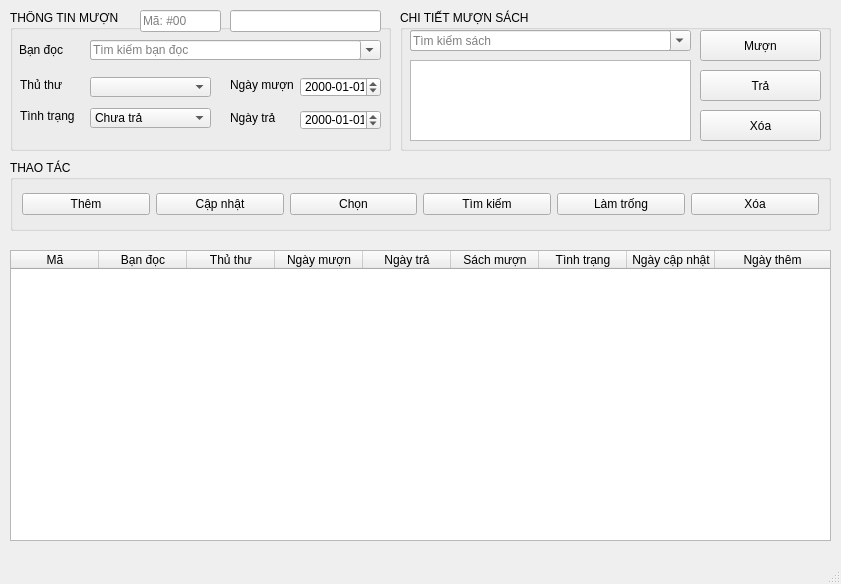
<?xml version="1.0" encoding="UTF-8"?>
<ui version="4.0">
 <class>ql_muonTraWindow</class>
 <widget class="QMainWindow" name="ql_muonTraWindow">
  <property name="geometry">
   <rect>
    <x>0</x>
    <y>0</y>
    <width>841</width>
    <height>584</height>
   </rect>
  </property>
  <property name="windowTitle">
   <string>Lịch sử mượn trả</string>
  </property>
  <property name="windowIcon">
   <iconset>
    <normaloff>C:/Users/nguye/OneDrive/Hình ảnh/donga.jpg</normaloff>C:/Users/nguye/OneDrive/Hình ảnh/donga.jpg</iconset>
  </property>
  <widget class="QWidget" name="centralwidget">
   <widget class="QGroupBox" name="groupBox">
    <property name="geometry">
     <rect>
      <x>10</x>
      <y>10</y>
      <width>381</width>
      <height>141</height>
     </rect>
    </property>
    <property name="title">
     <string>THÔNG TIN MƯỢN</string>
    </property>
    <widget class="QLabel" name="label_4">
     <property name="geometry">
      <rect>
       <x>220</x>
       <y>100</y>
       <width>51</width>
       <height>16</height>
      </rect>
     </property>
     <property name="text">
      <string>Ngày trả</string>
     </property>
    </widget>
    <widget class="QDateEdit" name="ngayTra_dateEdit">
     <property name="geometry">
      <rect>
       <x>290</x>
       <y>100</y>
       <width>81</width>
       <height>20</height>
      </rect>
     </property>
     <property name="displayFormat">
      <string>yyyy-MM-dd</string>
     </property>
    </widget>
    <widget class="QLabel" name="label_2">
     <property name="geometry">
      <rect>
       <x>10</x>
       <y>67</y>
       <width>61</width>
       <height>16</height>
      </rect>
     </property>
     <property name="text">
      <string>Thủ thư</string>
     </property>
    </widget>
    <widget class="QComboBox" name="maAdmin_comboBox">
     <property name="geometry">
      <rect>
       <x>80</x>
       <y>67</y>
       <width>121</width>
       <height>20</height>
      </rect>
     </property>
    </widget>
    <widget class="QLabel" name="label_5">
     <property name="geometry">
      <rect>
       <x>220</x>
       <y>67</y>
       <width>71</width>
       <height>16</height>
      </rect>
     </property>
     <property name="text">
      <string>Ngày mượn</string>
     </property>
    </widget>
    <widget class="QDateEdit" name="ngayMuon_dateEdit">
     <property name="geometry">
      <rect>
       <x>290</x>
       <y>67</y>
       <width>81</width>
       <height>20</height>
      </rect>
     </property>
     <property name="displayFormat">
      <string>yyyy-MM-dd</string>
     </property>
    </widget>
    <widget class="QLabel" name="label_6">
     <property name="geometry">
      <rect>
       <x>10</x>
       <y>98</y>
       <width>61</width>
       <height>16</height>
      </rect>
     </property>
     <property name="text">
      <string>Tình trạng</string>
     </property>
    </widget>
    <widget class="QComboBox" name="tinhTrang_comboBox">
     <property name="geometry">
      <rect>
       <x>80</x>
       <y>98</y>
       <width>121</width>
       <height>20</height>
      </rect>
     </property>
     <item>
      <property name="text">
       <string>Chưa trả</string>
      </property>
     </item>
     <item>
      <property name="text">
       <string>Đã trả</string>
      </property>
     </item>
     <item>
      <property name="text">
       <string>Quá hạn</string>
      </property>
     </item>
    </widget>
    <widget class="QLabel" name="label_3">
     <property name="geometry">
      <rect>
       <x>9</x>
       <y>30</y>
       <width>65</width>
       <height>20</height>
      </rect>
     </property>
     <property name="text">
      <string>Bạn đọc</string>
     </property>
    </widget>
    <widget class="QLineEdit" name="timBanDoc_lineEdit">
     <property name="geometry">
      <rect>
       <x>80</x>
       <y>30</y>
       <width>271</width>
       <height>20</height>
      </rect>
     </property>
     <property name="placeholderText">
      <string>Tìm kiếm bạn đọc</string>
     </property>
    </widget>
    <widget class="QComboBox" name="maBanDoc_comboBox">
     <property name="geometry">
      <rect>
       <x>80</x>
       <y>30</y>
       <width>291</width>
       <height>20</height>
      </rect>
     </property>
    </widget>
    <widget class="QLineEdit" name="maRow">
     <property name="geometry">
      <rect>
       <x>130</x>
       <y>0</y>
       <width>81</width>
       <height>22</height>
      </rect>
     </property>
     <property name="styleSheet">
      <string notr="true"/>
     </property>
     <property name="text">
      <string/>
     </property>
     <property name="readOnly">
      <bool>true</bool>
     </property>
     <property name="placeholderText">
      <string>Mã: #00</string>
     </property>
    </widget>
    <widget class="QLineEdit" name="soLuongRow">
     <property name="geometry">
      <rect>
       <x>220</x>
       <y>0</y>
       <width>151</width>
       <height>22</height>
      </rect>
     </property>
     <property name="styleSheet">
      <string notr="true"/>
     </property>
     <property name="text">
      <string/>
     </property>
     <property name="readOnly">
      <bool>true</bool>
     </property>
     <property name="placeholderText">
      <string/>
     </property>
    </widget>
    <zorder>label_4</zorder>
    <zorder>ngayTra_dateEdit</zorder>
    <zorder>label_2</zorder>
    <zorder>maAdmin_comboBox</zorder>
    <zorder>label_5</zorder>
    <zorder>ngayMuon_dateEdit</zorder>
    <zorder>label_6</zorder>
    <zorder>tinhTrang_comboBox</zorder>
    <zorder>label_3</zorder>
    <zorder>maBanDoc_comboBox</zorder>
    <zorder>timBanDoc_lineEdit</zorder>
    <zorder>maRow</zorder>
    <zorder>soLuongRow</zorder>
   </widget>
   <widget class="QGroupBox" name="groupBox_2">
    <property name="geometry">
     <rect>
      <x>10</x>
      <y>160</y>
      <width>821</width>
      <height>71</height>
     </rect>
    </property>
    <property name="title">
     <string>THAO TÁC</string>
    </property>
    <layout class="QGridLayout" name="gridLayout_2">
     <item row="0" column="0">
      <widget class="QPushButton" name="them_pushButton">
       <property name="text">
        <string>Thêm</string>
       </property>
       <property name="icon">
        <iconset>
         <normaloff>icon/add_circle_24dp_FILL0_wght400_GRAD0_opsz24.svg</normaloff>icon/add_circle_24dp_FILL0_wght400_GRAD0_opsz24.svg</iconset>
       </property>
      </widget>
     </item>
     <item row="0" column="1">
      <widget class="QPushButton" name="capNhat_pushButton">
       <property name="text">
        <string>Cập nhật</string>
       </property>
       <property name="icon">
        <iconset>
         <normaloff>icon/sync_24dp_FILL0_wght400_GRAD0_opsz24.svg</normaloff>icon/sync_24dp_FILL0_wght400_GRAD0_opsz24.svg</iconset>
       </property>
      </widget>
     </item>
     <item row="0" column="2">
      <widget class="QPushButton" name="chon_pushButton">
       <property name="text">
        <string>Chọn</string>
       </property>
       <property name="icon">
        <iconset>
         <normaloff>icon/check_box_24dp_FILL0_wght400_GRAD0_opsz24.svg</normaloff>icon/check_box_24dp_FILL0_wght400_GRAD0_opsz24.svg</iconset>
       </property>
      </widget>
     </item>
     <item row="0" column="3">
      <widget class="QPushButton" name="timKiem_pushButton">
       <property name="text">
        <string>Tìm kiếm</string>
       </property>
       <property name="icon">
        <iconset>
         <normaloff>icon/search_24dp_FILL0_wght400_GRAD0_opsz24.svg</normaloff>icon/search_24dp_FILL0_wght400_GRAD0_opsz24.svg</iconset>
       </property>
      </widget>
     </item>
     <item row="0" column="4">
      <widget class="QPushButton" name="lamTrong_pushButton">
       <property name="text">
        <string>Làm trống</string>
       </property>
       <property name="icon">
        <iconset>
         <normaloff>icon/backspace_24dp_FILL0_wght400_GRAD0_opsz24.svg</normaloff>icon/backspace_24dp_FILL0_wght400_GRAD0_opsz24.svg</iconset>
       </property>
      </widget>
     </item>
     <item row="0" column="5">
      <widget class="QPushButton" name="xoa_pushButton">
       <property name="text">
        <string>Xóa</string>
       </property>
       <property name="icon">
        <iconset>
         <normaloff>icon/delete_24dp_FILL0_wght400_GRAD0_opsz24.svg</normaloff>icon/delete_24dp_FILL0_wght400_GRAD0_opsz24.svg</iconset>
       </property>
      </widget>
     </item>
    </layout>
   </widget>
   <widget class="QTableWidget" name="result_table">
    <property name="geometry">
     <rect>
      <x>10</x>
      <y>250</y>
      <width>821</width>
      <height>291</height>
     </rect>
    </property>
    <property name="focusPolicy">
     <enum>Qt::NoFocus</enum>
    </property>
    <property name="showGrid">
     <bool>false</bool>
    </property>
    <attribute name="horizontalHeaderDefaultSectionSize">
     <number>88</number>
    </attribute>
    <attribute name="horizontalHeaderStretchLastSection">
     <bool>true</bool>
    </attribute>
    <attribute name="verticalHeaderVisible">
     <bool>false</bool>
    </attribute>
    <column>
     <property name="text">
      <string>Mã</string>
     </property>
     <property name="textAlignment">
      <set>AlignCenter</set>
     </property>
    </column>
    <column>
     <property name="text">
      <string>Bạn đọc</string>
     </property>
    </column>
    <column>
     <property name="text">
      <string>Thủ thư</string>
     </property>
    </column>
    <column>
     <property name="text">
      <string>Ngày mượn</string>
     </property>
    </column>
    <column>
     <property name="text">
      <string>Ngày trả</string>
     </property>
    </column>
    <column>
     <property name="text">
      <string>Sách mượn</string>
     </property>
    </column>
    <column>
     <property name="text">
      <string>Tình trạng</string>
     </property>
    </column>
    <column>
     <property name="text">
      <string>Ngày cập nhật</string>
     </property>
    </column>
    <column>
     <property name="text">
      <string>Ngày thêm</string>
     </property>
    </column>
   </widget>
   <widget class="QGroupBox" name="groupBox_3">
    <property name="geometry">
     <rect>
      <x>400</x>
      <y>10</y>
      <width>431</width>
      <height>141</height>
     </rect>
    </property>
    <property name="title">
     <string>CHI TIẾT MƯỢN SÁCH</string>
    </property>
    <widget class="QListWidget" name="listSachMuon_listWidget">
     <property name="geometry">
      <rect>
       <x>10</x>
       <y>50</y>
       <width>281</width>
       <height>81</height>
      </rect>
     </property>
    </widget>
    <widget class="QLineEdit" name="timKiemSach_lineEdit">
     <property name="geometry">
      <rect>
       <x>10</x>
       <y>20</y>
       <width>261</width>
       <height>21</height>
      </rect>
     </property>
     <property name="placeholderText">
      <string>Tìm kiếm sách</string>
     </property>
    </widget>
    <widget class="QPushButton" name="them_sach_pushButton">
     <property name="geometry">
      <rect>
       <x>300</x>
       <y>20</y>
       <width>121</width>
       <height>31</height>
      </rect>
     </property>
     <property name="text">
      <string>Mượn</string>
     </property>
     <property name="icon">
      <iconset>
       <normaloff>icon/add_circle_24dp_FILL0_wght400_GRAD0_opsz24.svg</normaloff>icon/add_circle_24dp_FILL0_wght400_GRAD0_opsz24.svg</iconset>
     </property>
    </widget>
    <widget class="QPushButton" name="tra_sach_pushButton">
     <property name="geometry">
      <rect>
       <x>300</x>
       <y>60</y>
       <width>121</width>
       <height>31</height>
      </rect>
     </property>
     <property name="text">
      <string>Trả</string>
     </property>
     <property name="icon">
      <iconset>
       <normaloff>icon/backspace_24dp_FILL0_wght400_GRAD0_opsz24.svg</normaloff>icon/backspace_24dp_FILL0_wght400_GRAD0_opsz24.svg</iconset>
     </property>
    </widget>
    <widget class="QComboBox" name="maSach_comboBox">
     <property name="geometry">
      <rect>
       <x>10</x>
       <y>20</y>
       <width>281</width>
       <height>21</height>
      </rect>
     </property>
    </widget>
    <widget class="QPushButton" name="xoa_sach_pushButton">
     <property name="geometry">
      <rect>
       <x>300</x>
       <y>100</y>
       <width>121</width>
       <height>31</height>
      </rect>
     </property>
     <property name="text">
      <string>Xóa</string>
     </property>
     <property name="icon">
      <iconset>
       <normaloff>icon/delete_24dp_FILL0_wght400_GRAD0_opsz24.svg</normaloff>icon/delete_24dp_FILL0_wght400_GRAD0_opsz24.svg</iconset>
     </property>
    </widget>
    <zorder>listSachMuon_listWidget</zorder>
    <zorder>them_sach_pushButton</zorder>
    <zorder>tra_sach_pushButton</zorder>
    <zorder>maSach_comboBox</zorder>
    <zorder>timKiemSach_lineEdit</zorder>
    <zorder>xoa_sach_pushButton</zorder>
   </widget>
  </widget>
  <widget class="QMenuBar" name="menubar">
   <property name="geometry">
    <rect>
     <x>0</x>
     <y>0</y>
     <width>841</width>
     <height>21</height>
    </rect>
   </property>
  </widget>
  <widget class="QStatusBar" name="statusbar"/>
 </widget>
 <resources/>
 <connections/>
</ui>
